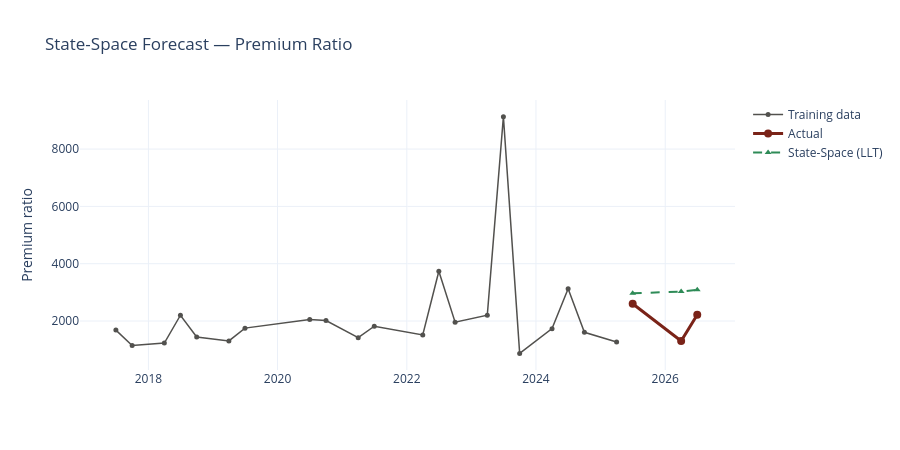

The code cell stored with this chart in its notebook:
### Markdown cell above
## 6 — State-Space Model: Local Linear Trend

A local linear trend model estimated via the Kalman filter can handle irregular level shifts in the premium ratio.

### Code cell
llt = sm.tsa.UnobservedComponents(y_train, level='local linear trend')
llt_fit = llt.fit(disp=False)
print(llt_fit.summary().tables[0])

fc_ss = llt_fit.get_forecast(steps=HORIZON)
fc_ss_mean = fc_ss.predicted_mean
forecasts['State-Space (LLT)'] = fc_ss_mean.values

# ── State-space plot (interactive) ───────────────────────────────
fig = go.Figure()
fig.add_trace(go.Scatter(
    x=train_q['date'], y=train_q['premium_ratio'],
    mode='lines+markers', name='Training data',
    line=dict(color=UOE_GREY, width=1.5), marker=dict(size=5),
    hovertemplate='%{x|%Y-Q}<br>Ratio: %{y:.1f}x<extra>Training</extra>'
))
fig.add_trace(go.Scatter(
    x=test_q['date'], y=test_q['premium_ratio'],
    mode='lines+markers', name='Actual',
    line=dict(color=UOE_RED, width=3), marker=dict(size=8),
    hovertemplate='%{x|%Y-Q}<br>Ratio: %{y:.1f}x<extra>Actual</extra>'
))
fig.add_trace(go.Scatter(
    x=test_q['date'], y=fc_ss_mean.values,
    mode='lines+markers', name='State-Space (LLT)',
    line=dict(color=UOE_GREEN, width=2, dash='dash'),
    marker=dict(size=6, symbol='triangle-up'),
    hovertemplate='%{x|%Y-Q}<br>Ratio: %{y:.1f}x<extra>State-Space</extra>'
))
fig.update_layout(title='State-Space Forecast — Premium Ratio',
                  yaxis_title='Premium ratio', height=450)
fig.show()

### Figure 1 — Plotly figure (JSON) as saved in the notebook; plotly's stock layout.template omitted (floating-point values rounded to 4 significant figures)
{"data": [{"hovertemplate": "%{x|%Y-Q}<br>Ratio: %{y:.1f}x<extra>Training</extra>", "line": {"color": "#52514e", "width": 1.5}, "marker": {"size": 5}, "mode": "lines+markers", "name": "Training data", "type": "scatter", "x": ["2017-07-01T00:00:00.000000", "2017-10-01T00:00:00.000000", "2018-04-01T00:00:00.000000", "2018-07-01T00:00:00.000000", "2018-10-01T00:00:00.000000", "2019-04-01T00:00:00.000000", "2019-07-01T00:00:00.000000", "2020-07-01T00:00:00.000000", "2020-10-01T00:00:00.000000", "2021-04-01T00:00:00.000000", "2021-07-01T00:00:00.000000", "2022-04-01T00:00:00.000000", "2022-07-01T00:00:00.000000", "2022-10-01T00:00:00.000000", "2023-04-01T00:00:00.000000", "2023-07-01T00:00:00.000000", "2023-10-01T00:00:00.000000", "2024-04-01T00:00:00.000000", "2024-07-01T00:00:00.000000", "2024-10-01T00:00:00.000000", "2025-04-01T00:00:00.000000"], "y": [1683.0, 1147.0, 1230.0, 2201.0, 1442.0, 1305.0, 1751.0, 2052.0, 2017.0, 1418.0, 1819.0, 1513.0, 3736.0, 1959.0, 2205.0, 9133.0, 870.1, 1733.0, 3129.0, 1604.0, 1270.0]}, {"hovertemplate": "%{x|%Y-Q}<br>Ratio: %{y:.1f}x<extra>Actual</extra>", "line": {"color": "#7A2318", "width": 3}, "marker": {"size": 8}, "mode": "lines+markers", "name": "Actual", "type": "scatter", "x": ["2025-07-01T00:00:00.000000", "2026-04-01T00:00:00.000000", "2026-07-01T00:00:00.000000"], "y": [2604.0, 1301.0, 2216.0]}, {"hovertemplate": "%{x|%Y-Q}<br>Ratio: %{y:.1f}x<extra>State-Space</extra>", "line": {"color": "#2E8B57", "dash": "dash", "width": 2}, "marker": {"size": 6, "symbol": "triangle-up"}, "mode": "lines+markers", "name": "State-Space (LLT)", "type": "scatter", "x": ["2025-07-01T00:00:00.000000", "2026-04-01T00:00:00.000000", "2026-07-01T00:00:00.000000"], "y": [2967.0, 3029.0, 3092.0]}], "layout": {"height": 450, "title": {"text": "State-Space Forecast — Premium Ratio"}, "yaxis": {"title": {"text": "Premium ratio"}}}}
